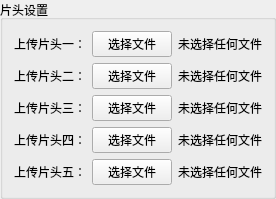
               <widget class="QGroupBox" name="groupBox_31">
                <property name="title">
                 <string>片头设置</string>
                </property>
                <layout class="QFormLayout" name="formLayout_17">
                 <item row="0" column="0">
                  <widget class="QLabel" name="lab_TitTit1">
                   <property name="text">
                    <string>上传片头一：</string>
                   </property>
                  </widget>
                 </item>
                 <item row="1" column="0">
                  <widget class="QLabel" name="lab_TitTit2">
                   <property name="text">
                    <string>上传片头二：</string>
                   </property>
                  </widget>
                 </item>
                 <item row="2" column="0">
                  <widget class="QLabel" name="lab_TitTit3">
                   <property name="text">
                    <string>上传片头三：</string>
                   </property>
                  </widget>
                 </item>
                 <item row="3" column="0">
                  <widget class="QLabel" name="lab_TitTit4">
                   <property name="text">
                    <string>上传片头四：</string>
                   </property>
                  </widget>
                 </item>
                 <item row="5" column="0">
                  <widget class="QLabel" name="lab_TitTit5">
                   <property name="text">
                    <string>上传片头五：</string>
                   </property>
                  </widget>
                 </item>
                 <item row="0" column="1">
                  <layout class="QHBoxLayout" name="horizontalLayout_58">
                   <item>
                    <widget class="QPushButton" name="pus_TitFile1">
                     <property name="text">
                      <string>选择文件</string>
                     </property>
                    </widget>
                   </item>
                   <item>
                    <widget class="QLabel" name="lab_TitFile1">
                     <property name="text">
                      <string>未选择任何文件</string>
                     </property>
                    </widget>
                   </item>
                  </layout>
                 </item>
                 <item row="1" column="1">
                  <layout class="QHBoxLayout" name="horizontalLayout_59">
                   <item>
                    <widget class="QPushButton" name="pus_TitFile2">
                     <property name="text">
                      <string>选择文件</string>
                     </property>
                    </widget>
                   </item>
                   <item>
                    <widget class="QLabel" name="lab_TitFile2">
                     <property name="text">
                      <string>未选择任何文件</string>
                     </property>
                    </widget>
                   </item>
                  </layout>
                 </item>
                 <item row="2" column="1">
                  <layout class="QHBoxLayout" name="horizontalLayout_60">
                   <item>
                    <widget class="QPushButton" name="pus_TitFile3">
                     <property name="text">
                      <string>选择文件</string>
                     </property>
                    </widget>
                   </item>
                   <item>
                    <widget class="QLabel" name="lab_TitFile3">
                     <property name="text">
                      <string>未选择任何文件</string>
                     </property>
                    </widget>
                   </item>
                  </layout>
                 </item>
                 <item row="3" column="1">
                  <layout class="QHBoxLayout" name="horizontalLayout_61">
                   <item>
                    <widget class="QPushButton" name="pus_TitFile4">
                     <property name="text">
                      <string>选择文件</string>
                     </property>
                    </widget>
                   </item>
                   <item>
                    <widget class="QLabel" name="lab_TitFile4">
                     <property name="text">
                      <string>未选择任何文件</string>
                     </property>
                    </widget>
                   </item>
                  </layout>
                 </item>
                 <item row="5" column="1">
                  <layout class="QHBoxLayout" name="horizontalLayout_62">
                   <item>
                    <widget class="QPushButton" name="pus_TitFile5">
                     <property name="text">
                      <string>选择文件</string>
                     </property>
                    </widget>
                   </item>
                   <item>
                    <widget class="QLabel" name="lab_TitFile5">
                     <property name="text">
                      <string>未选择任何文件</string>
                     </property>
                    </widget>
                   </item>
                  </layout>
                 </item>
                </layout>
               </widget>
